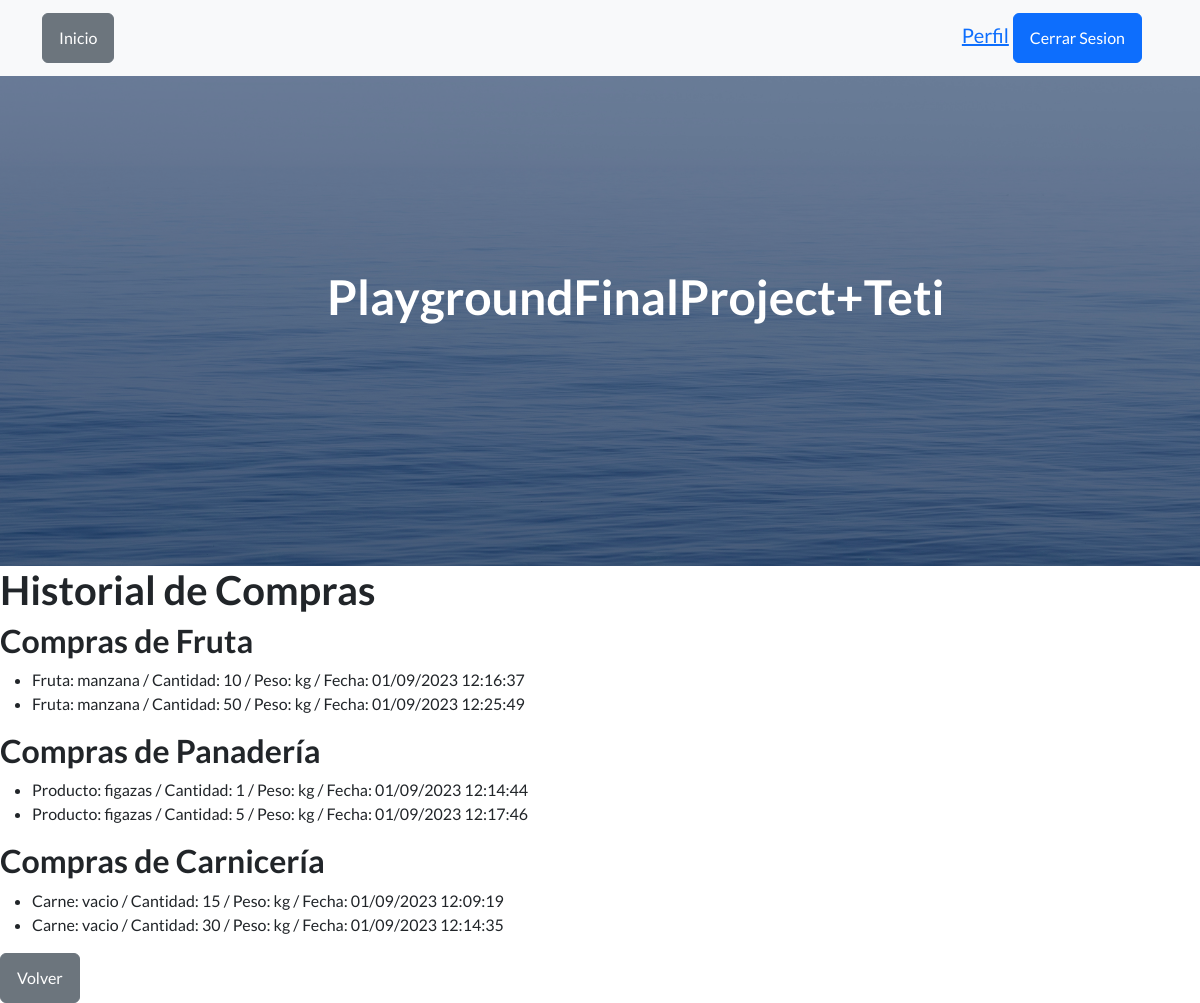
/app1/compras/ (signed in), run on an earlier commit of the app's database.
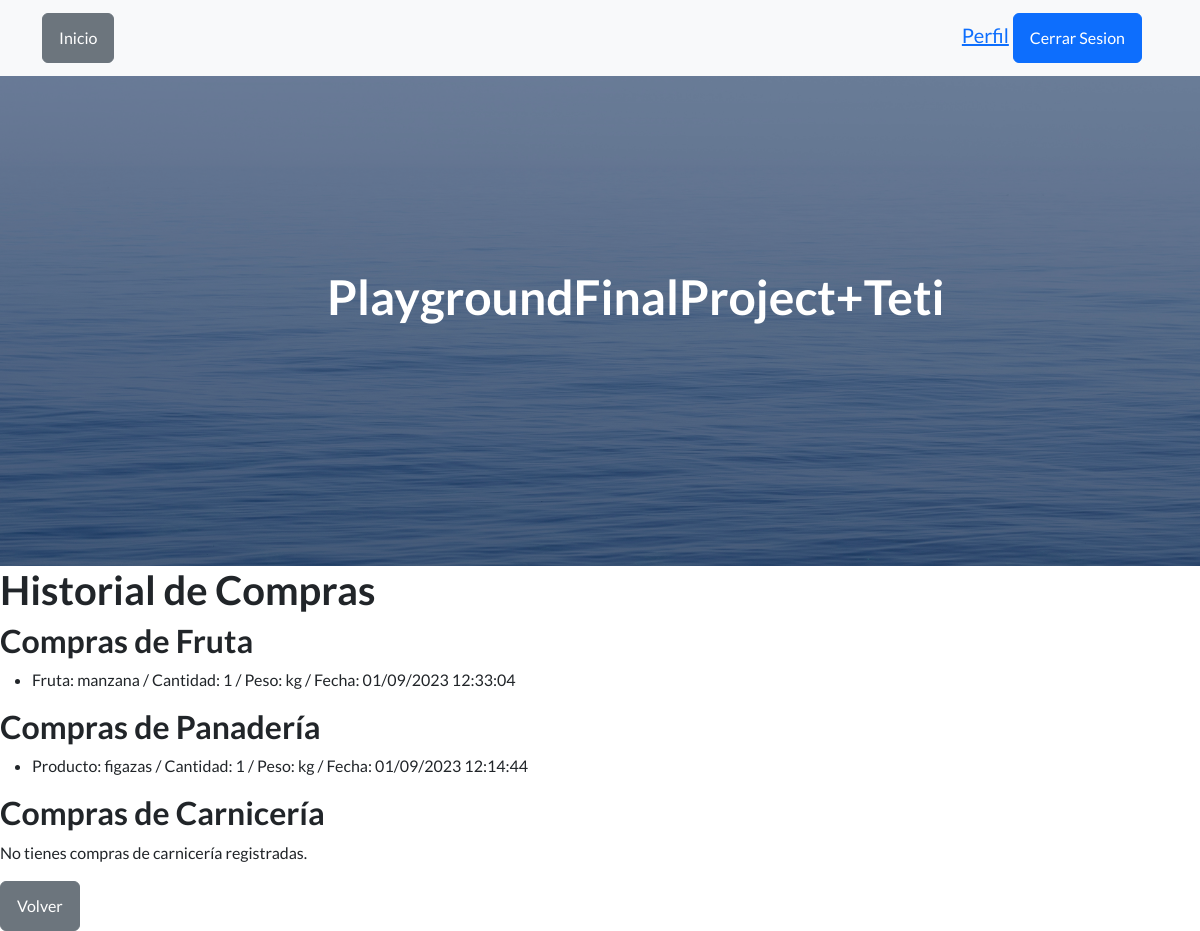
And on a later commit of the database.
### app1/models.py (models this page shows, shortened)
class Fruta(models.Model):
    id = models.AutoField(primary_key=True)
    usuario = models.ForeignKey(User, on_delete=models.CASCADE)
    fruta = models.CharField(max_length=100)
    cantidad = models.IntegerField()
    peso = models.CharField(max_length=100, default="0.0")
    fecha_creacion = models.DateTimeField(auto_now_add=True)

class Panaderia(models.Model):
    id = models.AutoField(primary_key=True)
    usuario = models.ForeignKey(User, on_delete=models.CASCADE)
    pan = models.CharField(max_length=100)
    cantidad = models.IntegerField()
    peso = models.CharField(max_length=100, default="0.0")
    fecha_creacion = models.DateTimeField(auto_now_add=True)

class Carniceria(models.Model):
    id = models.AutoField(primary_key=True)
    usuario = models.ForeignKey(User, on_delete=models.CASCADE)
    carne = models.CharField(max_length=100)
    cantidad = models.IntegerField()
    peso = models.CharField(max_length=100, default="0.0")
    fecha_creacion = models.DateTimeField(auto_now_add=True)

### app1/views.py (the view)
# urls.py: path('compras/', views.compras, name='compras'),
@login_required(login_url='app1:login')
def compras(request):
    user = request.user
    compras_fruta = Fruta.objects.filter(usuario=user)
    compras_panaderia = Panaderia.objects.filter(usuario=user)
    compras_carniceria = Carniceria.objects.filter(usuario=user)
    return render(request, 'compras.html', {
        'compras_fruta': compras_fruta,
        'compras_panaderia': compras_panaderia,
        'compras_carniceria': compras_carniceria
    })

### Template/compras.html
{% extends 'index.html' %}
{% block content %}
<h1>Historial de Compras</h1>
<h2>Compras de Fruta</h2>
{% if compras_fruta %}
<ul>
    {% for compra in compras_fruta %}
    <li>
        Fruta: {{ compra.fruta }} / Cantidad: {{ compra.cantidad }} / Peso: {{ compra.peso }} / Fecha: {{ compra.fecha_creacion|date:"d/m/Y H:i:s" }}
    </li>
    {% endfor %}
</ul>
{% else %}
<p>No tienes compras de fruta registradas.</p>
{% endif %}
<h2>Compras de Panadería</h2>
{% if compras_panaderia %}
<ul>
    {% for compra in compras_panaderia %}
    <li>
        Producto: {{ compra.pan }} / Cantidad: {{ compra.cantidad }} / Peso: {{ compra.peso }} / Fecha: {{ compra.fecha_creacion|date:"d/m/Y H:i:s" }}
    </li>
    {% endfor %}
</ul>
{% else %}
<p>No tienes compras de panadería registradas.</p>
{% endif %}
<h2>Compras de Carnicería</h2>
{% if compras_carniceria %}
<ul>
    {% for compra in compras_carniceria %}
    <li>
        Carne: {{ compra.carne }} / Cantidad: {{ compra.cantidad }} / Peso: {{ compra.peso }} / Fecha: {{ compra.fecha_creacion|date:"d/m/Y H:i:s" }}
    </li>
    {% endfor %}
</ul>
{% else %}
<p>No tienes compras de carnicería registradas.</p>
{% endif %}
<a href="{% url 'app1:index' %}" class="btn btn-secondary">Volver</a>
{% endblock %}

### Template/index.html (shortened to what this page needs)
{% load static %}
<!DOCTYPE html>
<html lang="en">
    <head>
        <link href="https://cdn.jsdelivr.net/npm/bootstrap-icons@1.5.0/font/bootstrap-icons.css" rel="stylesheet" type="text/css" />
        <link href="{% static 'css/styles.css' %}" rel="stylesheet" />
    </head>
    <body>
        <nav class="navbar navbar-light bg-light static-top">
            <div class="container">
                <a href="{% url 'app1:index' %}" class="btn btn-secondary">Inicio</a>
                {% if not request.user.is_authenticated %}
                <a class="btn btn-primary" href="{% url 'app1:login' %}">Iniciar Sesion</a>
                <a class="btn btn-primary" href="{% url 'app1:registro' %}">Registrarse</a>
                {% else %}
                <div class="navbar-brand">
                    <a href="{% url 'app1:editarperfil' %}">
                    Perfil</a>
                    <a class="btn btn-primary" href="{% url 'app1:logout' %}">Cerrar Sesion</a>
                </div>
                {% endif %}
            </div>
        </nav>
        <header class="masthead">
            <div class="container position-relative">
                <div class="row justify-content-center">
                    <div class="col-xl-6">
                        <div class="text-center text-white">
                            <h1 class="mb-5">PlaygroundFinalProject+Teti</h1>
                        </div>
                    </div>
                </div>
            </div>
        </header>
        {% block content %}{% endblock %}
</html>

What changed in the data, as far as the page shows it:
removed Fruta: fruta "manzana", cantidad "10", peso "kg", fecha_creacion "01/09/2023 12:16:37"
removed Fruta: fruta "manzana", cantidad "50", peso "kg", fecha_creacion "01/09/2023 12:25:49"
removed Panaderia: pan "figazas", cantidad "5", peso "kg", fecha_creacion "01/09/2023 12:17:46"
removed Carniceria: carne "vacio", cantidad "15", peso "kg", fecha_creacion "01/09/2023 12:09:19"
removed Carniceria: carne "vacio", cantidad "30", peso "kg", fecha_creacion "01/09/2023 12:14:35"
added Fruta: fruta "manzana", cantidad "1", peso "kg", fecha_creacion "01/09/2023 12:33:04"
Also different on the page:
text now shown: "No tienes compras de carnicería registradas."
